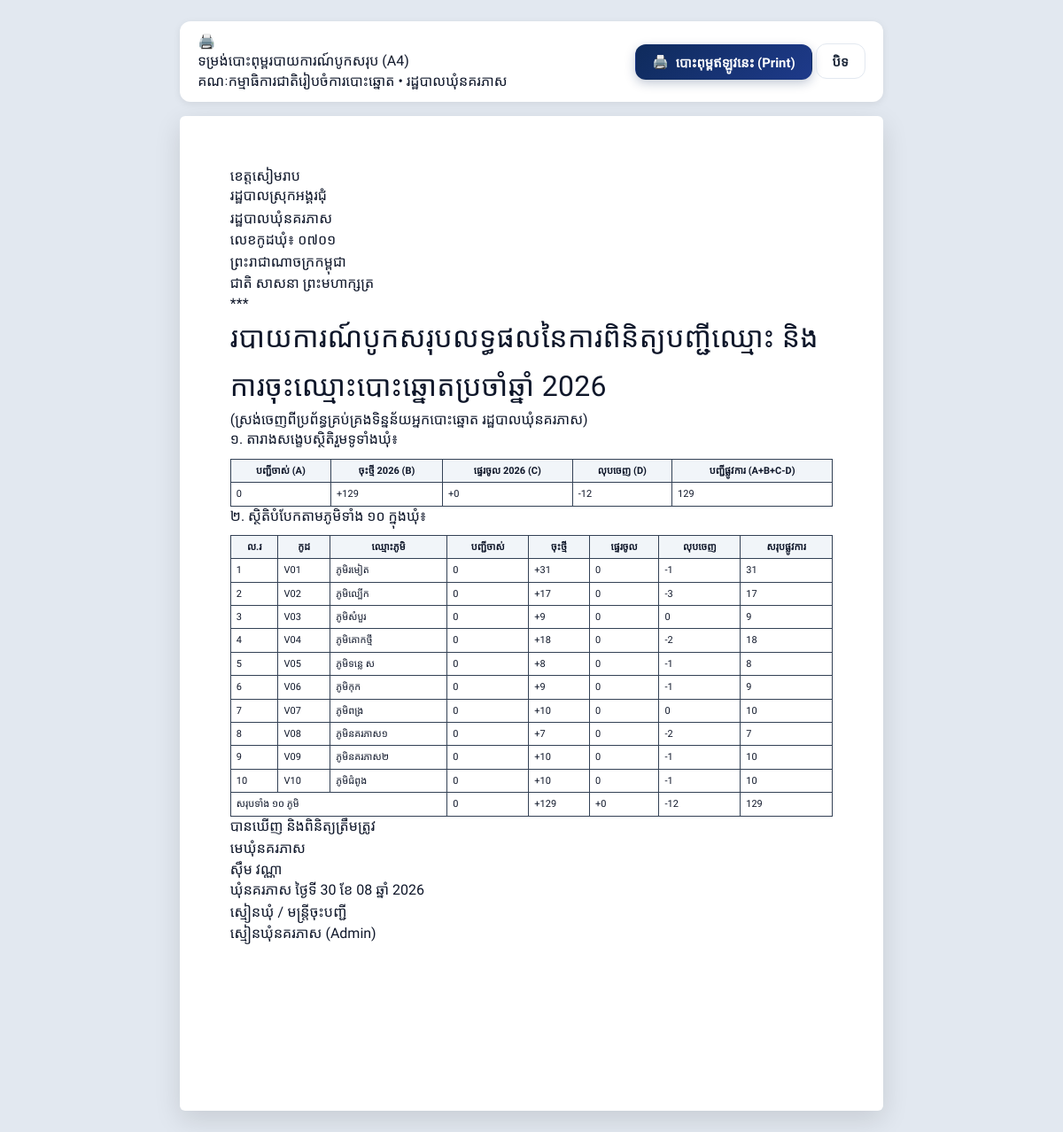
Page /reports/print/annual-summary (signed in) on the earlier database version.
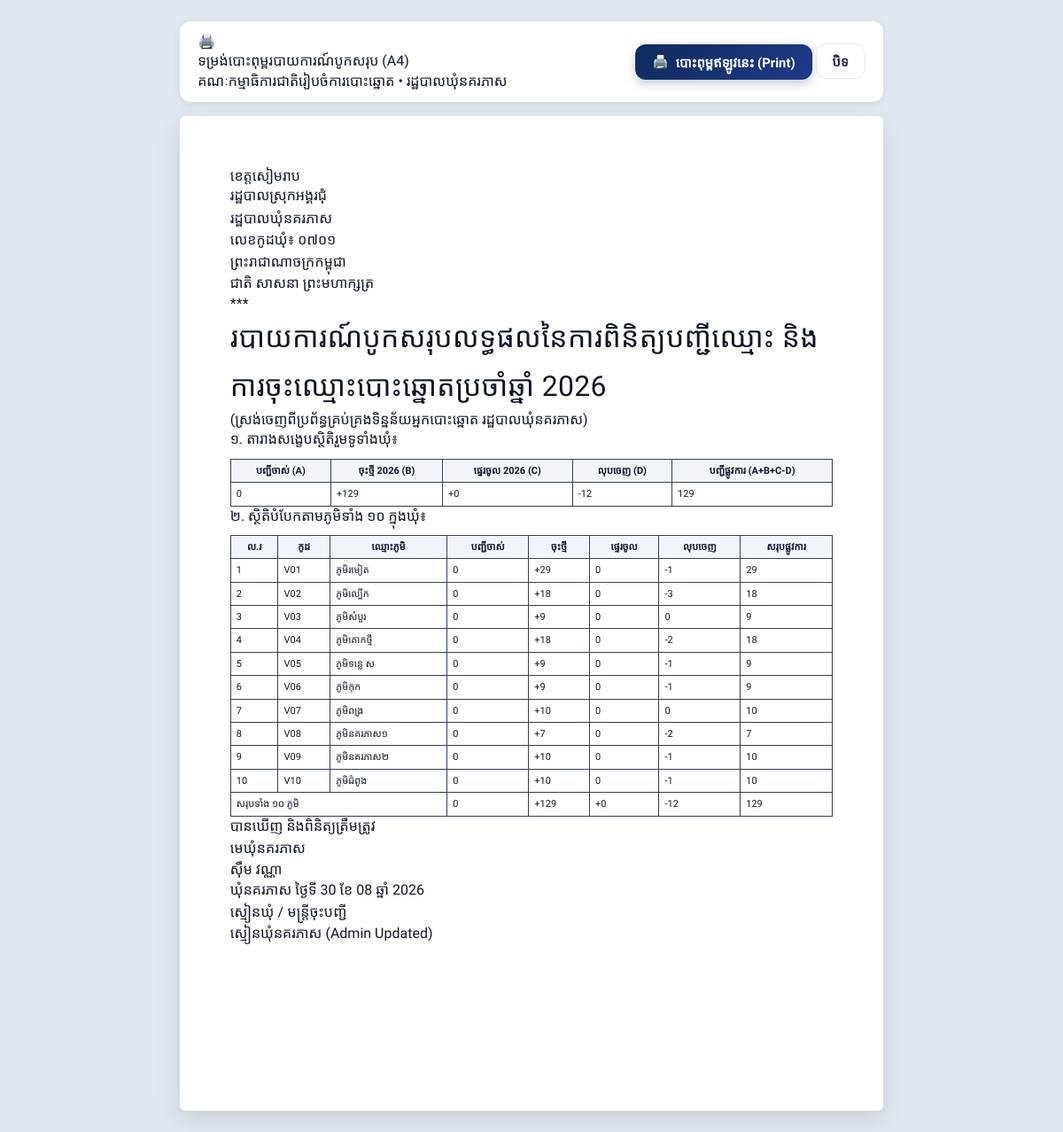
Same page on the later database version.
### app/models.py (models this page shows, shortened)
class Village(Base):
    __tablename__ = "villages"
    id = Column(Integer, primary_key=True, index=True)
    code = Column(String(20), unique=True, index=True, nullable=False) # e.g. V01 to V10
    name_kh = Column(String(100), nullable=False)                     # e.g. ភូមិរមៀត
    name_en = Column(String(100), nullable=False)                     # e.g. Romiet Village
    chief_name = Column(String(100), nullable=True)                  # e.g. លោក ឈុន វុទ្ធី
    chief_phone = Column(String(50), nullable=True)                  # e.g. 012 345 678
    total_households = Column(Integer, default=0)
    created_at = Column(DateTime, default=get_cambodia_now)
    stations = relationship("PollingStation", back_populates="village")
    voters = relationship("Voter", back_populates="village")
    users = relationship("User", back_populates="village")
    birth_certificates = relationship("BirthCertificate", back_populates="village")

class User(Base):
    __tablename__ = "users"
    id = Column(Integer, primary_key=True, index=True)
    username = Column(String(50), unique=True, index=True, nullable=False)
    password_hash = Column(String(255), nullable=False)
    full_name = Column(String(100), nullable=False)
    role = Column(String(30), nullable=False) # admin, officer, village_chief
    station_id = Column(Integer, ForeignKey("polling_stations.id"), nullable=True) # for station officers
    village_id = Column(Integer, ForeignKey("villages.id"), nullable=True)         # for village chiefs
    phone = Column(String(50), nullable=True)
    photo_url = Column(Text, nullable=True)                                        # Base64 Data URI or Image path
    is_active = Column(Boolean, default=True)
    created_at = Column(DateTime, default=get_cambodia_now)
    station = relationship("PollingStation", back_populates="users")
    village = relationship("Village", back_populates="users")

### app/routes/report_routes.py (the view)
@router.get("/reports/print/annual-summary", response_class=HTMLResponse)
def print_annual_summary(
    request: Request,
    year: int = Query(2026, description="Registration year"),
    db: Session = Depends(get_db)
):
    current_user = get_current_user_optional(request, db)
    if not current_user:
        return RedirectResponse(url="/login", status_code=302)
    all_voters = db.query(Voter).all()
    villages = db.query(Village).order_by(Village.code).all()
    stations = db.query(PollingStation).order_by(PollingStation.code).all()
    legacy_count = len([v for v in all_voters if v.status == "active" and (v.reg_type == "legacy" or (v.reg_year and v.reg_year < year))])
    new_count = len([v for v in all_voters if v.status == "active" and v.reg_type == "new" and (v.reg_year == year or not v.reg_year)])
    transferred_count = len([v for v in all_voters if v.status == "active" and v.reg_type == "transferred" and v.reg_year == year])
    removed_count = len([v for v in all_voters if v.status in ["moved", "deceased", "suspended"]])
    total_active = legacy_count + new_count + transferred_count
    net_growth = (new_count + transferred_count) - removed_count
    village_stats = []
    for v in villages:
        v_voters = [vt for vt in all_voters if vt.village_id == v.id]
        v_legacy = len([vt for vt in v_voters if vt.status == "active" and (vt.reg_type == "legacy" or (vt.reg_year and vt.reg_year < year))])
        v_new = len([vt for vt in v_voters if vt.status == "active" and vt.reg_type == "new" and (vt.reg_year == year or not vt.reg_year)])
        v_transferred = len([vt for vt in v_voters if vt.status == "active" and vt.reg_type == "transferred" and vt.reg_year == year])
        v_removed = len([vt for vt in v_voters if vt.status in ["moved", "deceased", "suspended"]])
        v_active = v_legacy + v_new + v_transferred
        village_stats.append({
            "code": v.code,
            "name_kh": v.name_kh,
            "legacy": v_legacy,
            "new": v_new,
            "transferred": v_transferred,
            "removed": v_removed,
            "active": v_active
        })
    station_stats = []
    for s in stations:
        s_voters = [vt for vt in all_voters if vt.station_id == s.id]
        s_legacy = len([vt for vt in s_voters if vt.status == "active" and (vt.reg_type == "legacy" or (vt.reg_year and vt.reg_year < year))])
        s_new = len([vt for vt in s_voters if vt.status == "active" and vt.reg_type == "new" and (vt.reg_year == year or not vt.reg_year)])
        s_transferred = len([vt for vt in s_voters if vt.status == "active" and vt.reg_type == "transferred" and vt.reg_year == year])
        s_removed = len([vt for vt in s_voters if vt.status in ["moved", "deceased", "suspended"]])
        s_active = s_legacy + s_new + s_transferred
        station_stats.append({
            "code": s.code,
            "name": s.name,
            "location": s.location,
            "village_name": s.village.name_kh if s.village else "",
            "legacy": s_legacy,
            "new": s_new,
            "transferred": s_transferred,
            "removed": s_removed,
            "active": s_active
        })
    return templates.TemplateResponse(request=request, name="reports/print_annual_summary.html", context={
        "current_user": current_user,
        "year": year,
        "legacy_count": legacy_count,
        "new_count": new_count,
        "transferred_count": transferred_count,
        "removed_count": removed_count,
        "total_active": total_active,
        "net_growth": net_growth,
        "village_stats": village_stats,
        "station_stats": station_stats,
        "now": get_cambodia_now()
    })

### app/templates/reports/print_annual_summary.html (shortened to what the changed rows need)
<!DOCTYPE html>
<html lang="km">
<head>
    <link rel="stylesheet" href="/static/css/style.css?v=4.0">
    <link rel="stylesheet" href="/static/css/print.css?v=4.0" media="print">
</head>
<body>
    <div class="sheet">
        <div class="text-center my-4">
            <h1 class="font-kh-moul text-sm text-blue-950 leading-relaxed">
                របាយការណ៍បូកសរុបលទ្ធផលនៃការពិនិត្យបញ្ជីឈ្មោះ និងការចុះឈ្មោះបោះឆ្នោតប្រចាំឆ្នាំ {{ year }}
            </h1>
        </div>
        <div class="mb-4">
            <table class="official-table text-center">
                <thead>
                    <tr>
                        <th class="w-1/5">បញ្ជីចាស់ (A)</th>
                        <th class="w-1/5 text-emerald-800">ចុះថ្មី {{ year }} (B)</th>
                        <th class="w-1/5 text-purple-800">ផ្ទេរចូល {{ year }} (C)</th>
                        <th class="w-1/5 text-rose-800">លុបចេញ (D)</th>
                        <th class="w-1/5 bg-amber-100 font-bold text-blue-950">បញ្ជីផ្លូវការ (A+B+C-D)</th>
                    </tr>
                </thead>
            </table>
        </div>
        <div class="mb-5">
            <table class="official-table">
                <thead>
                    <tr>
                        <th class="w-8">ល.រ</th>
                        <th>កូដ</th>
                        <th>ឈ្មោះភូមិ</th>
                        <th class="text-center">បញ្ជីចាស់</th>
                        <th class="text-center text-emerald-800">ចុះថ្មី</th>
                        <th class="text-center text-purple-800">ផ្ទេរចូល</th>
                        <th class="text-center text-rose-800">លុបចេញ</th>
                        <th class="text-center font-bold text-blue-950 bg-slate-200">សរុបផ្លូវការ</th>
                    </tr>
                </thead>
                <tbody>
                    {% for vs in village_stats %}
                    <tr>
                        <td class="text-center font-mono">{{ loop.index }}</td>
                        <td class="text-center font-mono">{{ vs.code }}</td>
                        <td class="font-bold">{{ vs.name_kh }}</td>
                        <td class="text-center font-mono">{{ vs.legacy }}</td>
                        <td class="text-center font-mono font-bold text-emerald-700">{% if vs.new > 0 %}+{{ vs.new }}{% else %}0{% endif %}</td>
                        <td class="text-center font-mono font-semibold text-purple-700">{% if vs.transferred > 0 %}+{{ vs.transferred }}{% else %}0{% endif %}</td>
                        <td class="text-center font-mono font-semibold text-rose-600">{% if vs.removed > 0 %}-{{ vs.removed }}{% else %}0{% endif %}</td>
                        <td class="text-center font-mono font-bold text-blue-950 bg-slate-50">{{ vs.active }}</td>
                    </tr>
                    {% endfor %}
                </tbody>
            </table>
        </div>
        <div class="mt-8 grid grid-cols-2 text-center text-xs">
            <div>
                <p class="text-slate-600">ឃុំនគរភាស ថ្ងៃទី {{ now.strftime('%d') }} ខែ {{ now.strftime('%m') }} ឆ្នាំ {{ now.strftime('%Y') }}</p>
                <p class="font-bold font-kh-moul text-xs text-slate-900 mt-1">ស្មៀនឃុំ / មន្ត្រីចុះបញ្ជី</p>
                <p class="font-bold text-slate-800">{{ current_user.full_name }}</p>
            </div>
        </div>
    </div>
</body>
</html>

Differences in the rows shown:
computed for Village "ភូមិរមៀត": new "31" → "29"; active "31" → "29"
computed for Village (number 2 of 10 on the later page): new "17" → "18"; active "17" → "18"
computed for Village "ភូមិទន្លេ ស": new "8" → "9"; active "8" → "9"
changed User: full_name "ស្មៀនឃុំនគរភាស (Admin)" → "ស្មៀនឃុំនគរភាស (Admin Updated)"
